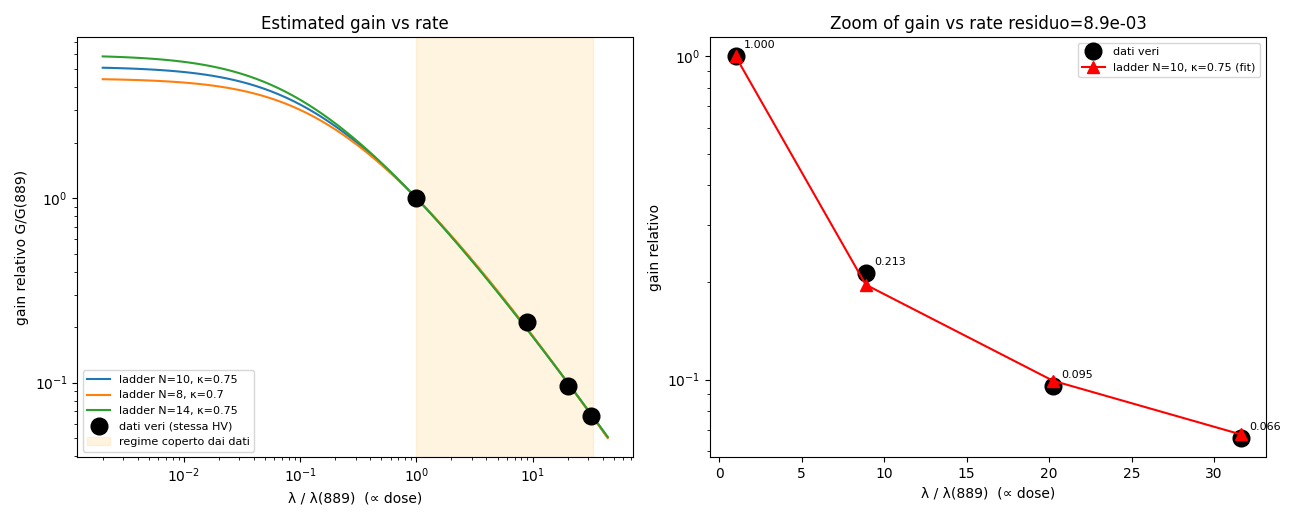

Reproduce this figure in Python.
"""
Fit the LADDER model to the real (same-config) gain-vs-rate points.

Data: same-HV Cs-137 series {7900,17990,28100} µSv/h. For Cs-137 dose ∝ λ, and
gain ∝ sqrt(Msd/dose) (since Msd ∝ gain^2 λ). All 3 points are on the CRASH side.

Free parameter of the fit: a single loading scale (I0 = c·λ, absorbing q·n0).
Fixed: N, κ, R, V_HV, a. We then scan (N,κ) to show what is / isn't identifiable.
"""
import numpy as np
from scipy.optimize import fsolve, brentq

VHV = 1000.0
Ib_target = 1e-4                # bias current (sets R via R=VHV/((N+1)Ib))

def build(N, kappa, delta0=4.0):
    V0 = VHV / (N + 1)
    a = delta0 / V0 ** kappa
    R = VHV / ((N + 1) * Ib_target)
    return a, R, V0

def solve_G(I0, N, kappa, a, R, guess):
    def resid(U):
        Uf = np.concatenate(([0.0], U, [VHV]))
        Vd = np.clip(np.diff(Uf)[:N], 1e-6, None)
        delta = a * Vd ** kappa
        J = I0 * np.concatenate(([1.0], np.cumprod(delta)[:-1]))
        t = (delta - 1) * J
        r = np.empty(N)
        for i in range(N):
            r[i] = (Uf[i] - Uf[i + 1]) / R + (Uf[i + 2] - Uf[i + 1]) / R - t[i]
        return r
    U = fsolve(resid, guess, full_output=False)
    Vd = np.clip(np.diff(np.concatenate(([0.0], U, [VHV])))[:N], 1e-6, None)
    return np.prod(a * Vd ** kappa), U

def gain_curve(lams, c, N, kappa):
    a, R, V0 = build(N, kappa)
    guess = np.linspace(0, VHV, N + 2)[1:-1]
    Gs = []
    for lam in lams:
        G, guess = solve_G(c * lam, N, kappa, a, R, guess)
        Gs.append(G)
    return np.array(Gs)

# ---- data: same-HV Cs-137 (baseline ~195), incl. the PRE-CRASH point 889 ----
dose = np.array([889., 7900., 17990., 28100.])
Msd = np.array([46.95, 19.00, 8.65, 6.45])
g_data = np.sqrt(Msd / dose); g_data /= g_data[0]          # relative gain (rif = 889)
lam = dose                                                 # ∝ λ (arbitrary units)

def fit_scale(N, kappa):
    # fit c (log-spaced) minimizing residual on the 2 relative-gain ratios
    def err(logc):
        G = gain_curve(lam, np.exp(logc), N, kappa)
        return np.sum((np.log(G / G[0]) - np.log(g_data)) ** 2)
    from scipy.optimize import minimize_scalar
    res = minimize_scalar(err, bounds=(np.log(1e-25), np.log(1e-10)), method="bounded")
    c = np.exp(res.x)
    G = gain_curve(lam, c, N, kappa)
    return c, G / G[0], res.fun

print("Fit del ladder ai 3 punti same-config (gain relativo).")
print("dati gain_rel:", np.round(g_data, 3), " λ_rel:", np.round(lam / lam[0], 2))
print("\n  N   kappa   Nk    loading c        gain_modello(rel)     residuo")
for N, kappa in [(10, 0.75), (8, 0.70), (12, 0.80), (10, 0.60), (14, 0.75)]:
    c, gm, res = fit_scale(N, kappa)
    print("  %2d  %.2f   %4.1f  %.3e   %s   %.2e"
          % (N, kappa, N * kappa, c, np.array2string(np.round(gm, 3)), res))
print("\n-> tutti fittano ~ugualmente bene: sul lato crollo (g∝1/λ) i punti vincolano")
print("   solo la SCALA di carico, non (N,κ,R) separatamente. Per pinnarli serve uno")
print("   scan a HV fisso che campioni il ginocchio (r~1) e la parte piatta.")

# ---- figura: ladder + dati veri ----
import matplotlib
matplotlib.use("Agg")
import matplotlib.pyplot as plt

ref = lam[0]                                                # riferimento = run 889 (pre-crash)
fig, ax = plt.subplots(1, 2, figsize=(13, 5.2))
lam_ext = np.logspace(np.log10(ref * 2e-3), np.log10(lam[-1] * 1.4), 70)
for N, kappa in [(10, 0.75), (8, 0.70), (14, 0.75)]:
    c, gmk, _ = fit_scale(N, kappa)
    G = gain_curve(lam_ext, c, N, kappa)
    G0 = gain_curve(np.array([ref]), c, N, kappa)[0]        # anchor al run 889
    ax[0].loglog(lam_ext / ref, G / G0, label=f"ladder N={N}, κ={kappa}")
ax[0].loglog(lam / ref, g_data, "ko", ms=12, label="dati veri (stessa HV)")
ax[0].axvspan(lam[0] / ref, (lam[-1] / ref) * 1.05, color="orange", alpha=0.12,
              label="regime coperto dai dati")
ax[0].set_xlabel("λ / λ(889)  (∝ dose)"); ax[0].set_ylabel("gain relativo G/G(889)")
ax[0].set_title("Estimated gain vs rate")
ax[0].legend(fontsize=8)

# zoom sul regime dei dati (fit N=10,κ=0.75)
c, gmk, res = fit_scale(10, 0.75)
drop_d, drop_m = g_data[0] / g_data[-1], gmk[0] / gmk[-1]
ax[1].semilogy(lam / ref, g_data, "ko", ms=12, label="dati veri")
ax[1].semilogy(lam / ref, gmk, "r^-", ms=9, label="ladder N=10, κ=0.75 (fit)")
for i in range(len(lam)):
    ax[1].annotate(f"{g_data[i]:.3f}", (lam[i]/ref, g_data[i]),
                   textcoords="offset points", xytext=(6, 6), fontsize=8)
ax[1].set_xlabel("λ / λ(889)  (∝ dose)"); ax[1].set_ylabel("gain relativo")
ax[1].set_title(f"Zoom of gain vs rate residuo={res:.1e}")
ax[1].legend(fontsize=8)
fig.tight_layout()
fig.savefig("gain_ladder_fit.png", dpi=100)
print("saved gain_ladder_fit.png")
